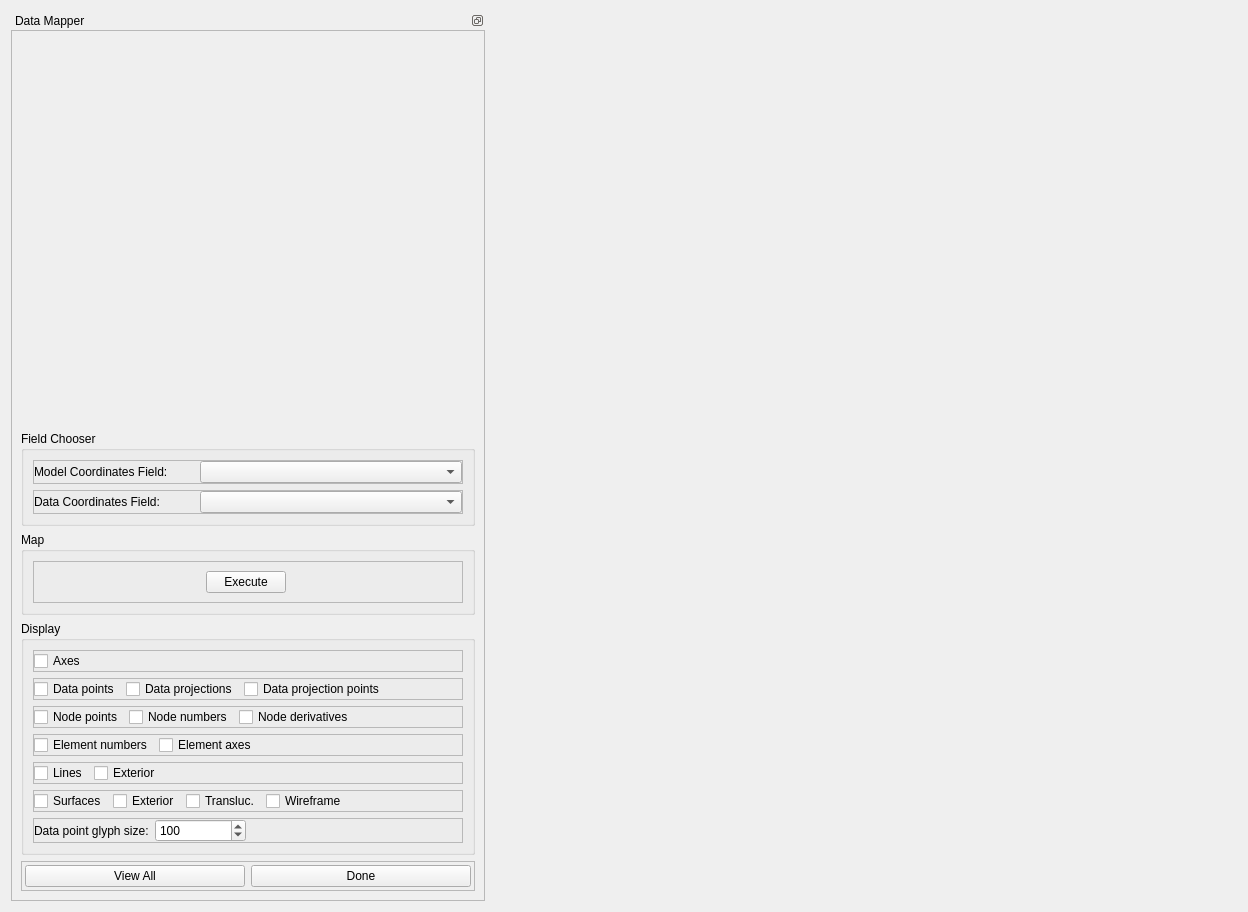
<?xml version="1.0" encoding="UTF-8"?>
<ui version="4.0">
 <class>DataMapper</class>
 <widget class="QWidget" name="DataMapper">
  <property name="geometry">
   <rect>
    <x>0</x>
    <y>0</y>
    <width>1248</width>
    <height>912</height>
   </rect>
  </property>
  <property name="sizePolicy">
   <sizepolicy hsizetype="Fixed" vsizetype="Preferred">
    <horstretch>0</horstretch>
    <verstretch>0</verstretch>
   </sizepolicy>
  </property>
  <property name="windowTitle">
   <string>Form</string>
  </property>
  <layout class="QHBoxLayout" name="horizontalLayout">
   <item>
    <widget class="QDockWidget" name="dockWidget">
     <property name="sizePolicy">
      <sizepolicy hsizetype="Preferred" vsizetype="Expanding">
       <horstretch>0</horstretch>
       <verstretch>0</verstretch>
      </sizepolicy>
     </property>
     <property name="minimumSize">
      <size>
       <width>474</width>
       <height>135</height>
      </size>
     </property>
     <property name="features">
      <set>QDockWidget::DockWidgetFloatable|QDockWidget::DockWidgetMovable</set>
     </property>
     <property name="allowedAreas">
      <set>Qt::AllDockWidgetAreas</set>
     </property>
     <property name="windowTitle">
      <string>Data Mapper</string>
     </property>
     <widget class="QWidget" name="dockWidgetContents">
      <property name="sizePolicy">
       <sizepolicy hsizetype="Preferred" vsizetype="Expanding">
        <horstretch>0</horstretch>
        <verstretch>0</verstretch>
       </sizepolicy>
      </property>
      <layout class="QVBoxLayout" name="verticalLayout_2">
       <property name="leftMargin">
        <number>0</number>
       </property>
       <property name="topMargin">
        <number>0</number>
       </property>
       <property name="rightMargin">
        <number>0</number>
       </property>
       <property name="bottomMargin">
        <number>0</number>
       </property>
       <item>
        <widget class="QScrollArea" name="scrollArea">
         <property name="sizePolicy">
          <sizepolicy hsizetype="Minimum" vsizetype="Expanding">
           <horstretch>0</horstretch>
           <verstretch>0</verstretch>
          </sizepolicy>
         </property>
         <property name="horizontalScrollBarPolicy">
          <enum>Qt::ScrollBarAlwaysOff</enum>
         </property>
         <property name="widgetResizable">
          <bool>true</bool>
         </property>
         <widget class="QWidget" name="scrollAreaWidgetContents">
          <property name="geometry">
           <rect>
            <x>0</x>
            <y>0</y>
            <width>472</width>
            <height>862</height>
           </rect>
          </property>
          <layout class="QVBoxLayout" name="verticalLayout">
           <item>
            <spacer name="verticalSpacer_2">
             <property name="orientation">
              <enum>Qt::Vertical</enum>
             </property>
             <property name="sizeHint" stdset="0">
              <size>
               <width>20</width>
               <height>40</height>
              </size>
             </property>
            </spacer>
           </item>
           <item>
            <widget class="QGroupBox" name="groupBox_4">
             <property name="title">
              <string>Field Chooser</string>
             </property>
             <layout class="QVBoxLayout" name="verticalLayout_4">
              <item>
               <widget class="QFrame" name="model_field_frame">
                <property name="frameShape">
                 <enum>QFrame::StyledPanel</enum>
                </property>
                <property name="frameShadow">
                 <enum>QFrame::Raised</enum>
                </property>
                <layout class="QHBoxLayout" name="horizontalLayout_12">
                 <property name="leftMargin">
                  <number>0</number>
                 </property>
                 <property name="topMargin">
                  <number>0</number>
                 </property>
                 <property name="rightMargin">
                  <number>0</number>
                 </property>
                 <property name="bottomMargin">
                  <number>0</number>
                 </property>
                 <item>
                  <widget class="QLabel" name="model_field_label">
                   <property name="maximumSize">
                    <size>
                     <width>160</width>
                     <height>16777215</height>
                    </size>
                   </property>
                   <property name="text">
                    <string>Model Coordinates Field:</string>
                   </property>
                  </widget>
                 </item>
                 <item>
                  <widget class="QComboBox" name="model_field_comboBox"/>
                 </item>
                </layout>
               </widget>
              </item>
              <item>
               <widget class="QFrame" name="data_field_frame">
                <property name="frameShape">
                 <enum>QFrame::StyledPanel</enum>
                </property>
                <property name="frameShadow">
                 <enum>QFrame::Raised</enum>
                </property>
                <layout class="QHBoxLayout" name="horizontalLayout_13">
                 <property name="leftMargin">
                  <number>0</number>
                 </property>
                 <property name="topMargin">
                  <number>0</number>
                 </property>
                 <property name="rightMargin">
                  <number>0</number>
                 </property>
                 <property name="bottomMargin">
                  <number>0</number>
                 </property>
                 <item>
                  <widget class="QLabel" name="data_field_label">
                   <property name="maximumSize">
                    <size>
                     <width>160</width>
                     <height>16777215</height>
                    </size>
                   </property>
                   <property name="text">
                    <string>Data Coordinates Field:</string>
                   </property>
                  </widget>
                 </item>
                 <item>
                  <widget class="QComboBox" name="data_field_comboBox"/>
                 </item>
                </layout>
               </widget>
              </item>
             </layout>
            </widget>
           </item>
           <item>
            <widget class="QGroupBox" name="groupBox_2">
             <property name="title">
              <string>Map</string>
             </property>
             <layout class="QHBoxLayout" name="horizontalLayout_7">
              <item>
               <widget class="QFrame" name="frame_2">
                <property name="frameShape">
                 <enum>QFrame::StyledPanel</enum>
                </property>
                <property name="frameShadow">
                 <enum>QFrame::Raised</enum>
                </property>
                <layout class="QHBoxLayout" name="horizontalLayout_2">
                 <item>
                  <spacer name="horizontalSpacer">
                   <property name="orientation">
                    <enum>Qt::Horizontal</enum>
                   </property>
                   <property name="sizeHint" stdset="0">
                    <size>
                     <width>40</width>
                     <height>20</height>
                    </size>
                   </property>
                  </spacer>
                 </item>
                 <item>
                  <widget class="QPushButton" name="mapButton">
                   <property name="text">
                    <string>Execute</string>
                   </property>
                  </widget>
                 </item>
                 <item>
                  <spacer name="horizontalSpacer_2">
                   <property name="orientation">
                    <enum>Qt::Horizontal</enum>
                   </property>
                   <property name="sizeHint" stdset="0">
                    <size>
                     <width>167</width>
                     <height>20</height>
                    </size>
                   </property>
                  </spacer>
                 </item>
                </layout>
               </widget>
              </item>
             </layout>
            </widget>
           </item>
           <item>
            <widget class="QGroupBox" name="groupBox">
             <property name="title">
              <string>Display</string>
             </property>
             <layout class="QVBoxLayout" name="verticalLayout_3">
              <item>
               <widget class="QFrame" name="displayMisc_frame">
                <property name="frameShape">
                 <enum>QFrame::StyledPanel</enum>
                </property>
                <property name="frameShadow">
                 <enum>QFrame::Raised</enum>
                </property>
                <layout class="QHBoxLayout" name="horizontalLayout_8">
                 <property name="leftMargin">
                  <number>0</number>
                 </property>
                 <property name="topMargin">
                  <number>0</number>
                 </property>
                 <property name="rightMargin">
                  <number>0</number>
                 </property>
                 <property name="bottomMargin">
                  <number>0</number>
                 </property>
                 <item>
                  <widget class="QCheckBox" name="displayAxes_checkBox">
                   <property name="text">
                    <string>Axes</string>
                   </property>
                  </widget>
                 </item>
                 <item>
                  <spacer name="displaytMisc_horizontalSpacer">
                   <property name="orientation">
                    <enum>Qt::Horizontal</enum>
                   </property>
                   <property name="sizeHint" stdset="0">
                    <size>
                     <width>40</width>
                     <height>20</height>
                    </size>
                   </property>
                  </spacer>
                 </item>
                </layout>
               </widget>
              </item>
              <item>
               <widget class="QFrame" name="displayData_frame">
                <property name="frameShape">
                 <enum>QFrame::StyledPanel</enum>
                </property>
                <property name="frameShadow">
                 <enum>QFrame::Raised</enum>
                </property>
                <layout class="QHBoxLayout" name="horizontalLayout_10">
                 <property name="leftMargin">
                  <number>0</number>
                 </property>
                 <property name="topMargin">
                  <number>0</number>
                 </property>
                 <property name="rightMargin">
                  <number>0</number>
                 </property>
                 <property name="bottomMargin">
                  <number>0</number>
                 </property>
                 <item>
                  <widget class="QCheckBox" name="displayDataPoints_checkBox_2">
                   <property name="text">
                    <string>Data points</string>
                   </property>
                  </widget>
                 </item>
                 <item>
                  <widget class="QCheckBox" name="displayDataProjections_checkBox_2">
                   <property name="text">
                    <string>Data projections</string>
                   </property>
                  </widget>
                 </item>
                 <item>
                  <widget class="QCheckBox" name="displayDataProjectionPoints_checkBox_2">
                   <property name="text">
                    <string>Data projection points</string>
                   </property>
                  </widget>
                 </item>
                 <item>
                  <spacer name="displayData_horizontalSpacer_2">
                   <property name="orientation">
                    <enum>Qt::Horizontal</enum>
                   </property>
                   <property name="sizeHint" stdset="0">
                    <size>
                     <width>40</width>
                     <height>20</height>
                    </size>
                   </property>
                  </spacer>
                 </item>
                </layout>
               </widget>
              </item>
              <item>
               <widget class="QFrame" name="displayNodes_frame">
                <property name="frameShape">
                 <enum>QFrame::StyledPanel</enum>
                </property>
                <property name="frameShadow">
                 <enum>QFrame::Raised</enum>
                </property>
                <layout class="QHBoxLayout" name="horizontalLayout_6">
                 <property name="leftMargin">
                  <number>0</number>
                 </property>
                 <property name="topMargin">
                  <number>0</number>
                 </property>
                 <property name="rightMargin">
                  <number>0</number>
                 </property>
                 <property name="bottomMargin">
                  <number>0</number>
                 </property>
                 <item>
                  <widget class="QCheckBox" name="displayNodePoints_checkBox">
                   <property name="text">
                    <string>Node points</string>
                   </property>
                  </widget>
                 </item>
                 <item>
                  <widget class="QCheckBox" name="displayNodeNumbers_checkBox">
                   <property name="sizePolicy">
                    <sizepolicy hsizetype="Minimum" vsizetype="Fixed">
                     <horstretch>0</horstretch>
                     <verstretch>0</verstretch>
                    </sizepolicy>
                   </property>
                   <property name="text">
                    <string>Node numbers</string>
                   </property>
                  </widget>
                 </item>
                 <item>
                  <widget class="QCheckBox" name="displayNodeDerivatives_checkBox">
                   <property name="sizePolicy">
                    <sizepolicy hsizetype="Minimum" vsizetype="Fixed">
                     <horstretch>0</horstretch>
                     <verstretch>0</verstretch>
                    </sizepolicy>
                   </property>
                   <property name="text">
                    <string>Node derivatives</string>
                   </property>
                  </widget>
                 </item>
                 <item>
                  <spacer name="displayNodes_horizontalSpacer">
                   <property name="orientation">
                    <enum>Qt::Horizontal</enum>
                   </property>
                   <property name="sizeHint" stdset="0">
                    <size>
                     <width>40</width>
                     <height>20</height>
                    </size>
                   </property>
                  </spacer>
                 </item>
                </layout>
               </widget>
              </item>
              <item>
               <widget class="QFrame" name="displayElements_frame">
                <property name="frameShape">
                 <enum>QFrame::StyledPanel</enum>
                </property>
                <property name="frameShadow">
                 <enum>QFrame::Raised</enum>
                </property>
                <layout class="QHBoxLayout" name="horizontalLayout_4">
                 <property name="leftMargin">
                  <number>0</number>
                 </property>
                 <property name="topMargin">
                  <number>0</number>
                 </property>
                 <property name="rightMargin">
                  <number>0</number>
                 </property>
                 <property name="bottomMargin">
                  <number>0</number>
                 </property>
                 <item>
                  <widget class="QCheckBox" name="displayElementNumbers_checkBox">
                   <property name="text">
                    <string>Element numbers</string>
                   </property>
                  </widget>
                 </item>
                 <item>
                  <widget class="QCheckBox" name="displayElementAxes_checkBox">
                   <property name="sizePolicy">
                    <sizepolicy hsizetype="Minimum" vsizetype="Fixed">
                     <horstretch>0</horstretch>
                     <verstretch>0</verstretch>
                    </sizepolicy>
                   </property>
                   <property name="text">
                    <string>Element axes</string>
                   </property>
                  </widget>
                 </item>
                 <item>
                  <spacer name="displayElements_horizontalSpacer">
                   <property name="orientation">
                    <enum>Qt::Horizontal</enum>
                   </property>
                   <property name="sizeHint" stdset="0">
                    <size>
                     <width>40</width>
                     <height>20</height>
                    </size>
                   </property>
                  </spacer>
                 </item>
                </layout>
               </widget>
              </item>
              <item>
               <widget class="QFrame" name="displayLines_frame">
                <property name="frameShape">
                 <enum>QFrame::StyledPanel</enum>
                </property>
                <property name="frameShadow">
                 <enum>QFrame::Raised</enum>
                </property>
                <layout class="QHBoxLayout" name="horizontalLayout_5">
                 <property name="leftMargin">
                  <number>0</number>
                 </property>
                 <property name="topMargin">
                  <number>0</number>
                 </property>
                 <property name="rightMargin">
                  <number>0</number>
                 </property>
                 <property name="bottomMargin">
                  <number>0</number>
                 </property>
                 <item>
                  <widget class="QCheckBox" name="displayLines_checkBox">
                   <property name="text">
                    <string>Lines</string>
                   </property>
                  </widget>
                 </item>
                 <item>
                  <widget class="QCheckBox" name="displayLinesExterior_checkBox">
                   <property name="sizePolicy">
                    <sizepolicy hsizetype="Minimum" vsizetype="Fixed">
                     <horstretch>0</horstretch>
                     <verstretch>0</verstretch>
                    </sizepolicy>
                   </property>
                   <property name="text">
                    <string>Exterior</string>
                   </property>
                  </widget>
                 </item>
                 <item>
                  <spacer name="displayLines_horizontalSpacer">
                   <property name="orientation">
                    <enum>Qt::Horizontal</enum>
                   </property>
                   <property name="sizeHint" stdset="0">
                    <size>
                     <width>40</width>
                     <height>20</height>
                    </size>
                   </property>
                  </spacer>
                 </item>
                </layout>
               </widget>
              </item>
              <item>
               <widget class="QFrame" name="displaySurfaces_frame">
                <property name="frameShape">
                 <enum>QFrame::StyledPanel</enum>
                </property>
                <property name="frameShadow">
                 <enum>QFrame::Raised</enum>
                </property>
                <layout class="QHBoxLayout" name="horizontalLayout_3">
                 <property name="leftMargin">
                  <number>0</number>
                 </property>
                 <property name="topMargin">
                  <number>0</number>
                 </property>
                 <property name="rightMargin">
                  <number>0</number>
                 </property>
                 <property name="bottomMargin">
                  <number>0</number>
                 </property>
                 <item>
                  <widget class="QCheckBox" name="displaySurfaces_checkBox">
                   <property name="text">
                    <string>Surfaces</string>
                   </property>
                  </widget>
                 </item>
                 <item>
                  <widget class="QCheckBox" name="displaySurfacesExterior_checkBox">
                   <property name="sizePolicy">
                    <sizepolicy hsizetype="Minimum" vsizetype="Fixed">
                     <horstretch>0</horstretch>
                     <verstretch>0</verstretch>
                    </sizepolicy>
                   </property>
                   <property name="text">
                    <string>Exterior</string>
                   </property>
                  </widget>
                 </item>
                 <item>
                  <widget class="QCheckBox" name="displaySurfacesTranslucent_checkBox">
                   <property name="sizePolicy">
                    <sizepolicy hsizetype="Minimum" vsizetype="Fixed">
                     <horstretch>0</horstretch>
                     <verstretch>0</verstretch>
                    </sizepolicy>
                   </property>
                   <property name="text">
                    <string>Transluc.</string>
                   </property>
                  </widget>
                 </item>
                 <item>
                  <widget class="QCheckBox" name="displaySurfacesWireframe_checkBox">
                   <property name="sizePolicy">
                    <sizepolicy hsizetype="Minimum" vsizetype="Fixed">
                     <horstretch>0</horstretch>
                     <verstretch>0</verstretch>
                    </sizepolicy>
                   </property>
                   <property name="text">
                    <string>Wireframe</string>
                   </property>
                  </widget>
                 </item>
                 <item>
                  <spacer name="displaySurfaces_horizontalSpacer">
                   <property name="orientation">
                    <enum>Qt::Horizontal</enum>
                   </property>
                   <property name="sizeHint" stdset="0">
                    <size>
                     <width>40</width>
                     <height>20</height>
                    </size>
                   </property>
                  </spacer>
                 </item>
                </layout>
               </widget>
              </item>
              <item>
               <widget class="QFrame" name="displaySurfaces_frame_2">
                <property name="frameShape">
                 <enum>QFrame::StyledPanel</enum>
                </property>
                <property name="frameShadow">
                 <enum>QFrame::Raised</enum>
                </property>
                <layout class="QHBoxLayout" name="horizontalLayout_9">
                 <property name="leftMargin">
                  <number>0</number>
                 </property>
                 <property name="topMargin">
                  <number>0</number>
                 </property>
                 <property name="rightMargin">
                  <number>0</number>
                 </property>
                 <property name="bottomMargin">
                  <number>0</number>
                 </property>
                 <item>
                  <widget class="QLabel" name="label">
                   <property name="text">
                    <string>Data point glyph size:</string>
                   </property>
                  </widget>
                 </item>
                 <item>
                  <widget class="QSpinBox" name="glyph_size_spinBox">
                   <property name="minimum">
                    <number>10</number>
                   </property>
                   <property name="maximum">
                    <number>1000</number>
                   </property>
                   <property name="singleStep">
                    <number>10</number>
                   </property>
                   <property name="value">
                    <number>100</number>
                   </property>
                  </widget>
                 </item>
                 <item>
                  <spacer name="horizontalSpacer_3">
                   <property name="orientation">
                    <enum>Qt::Horizontal</enum>
                   </property>
                   <property name="sizeType">
                    <enum>QSizePolicy::Fixed</enum>
                   </property>
                   <property name="sizeHint" stdset="0">
                    <size>
                     <width>216</width>
                     <height>20</height>
                    </size>
                   </property>
                  </spacer>
                 </item>
                </layout>
               </widget>
              </item>
             </layout>
             <zorder>displayData_frame</zorder>
             <zorder>displayNodes_frame</zorder>
             <zorder>displaySurfaces_frame</zorder>
             <zorder>displayLines_frame</zorder>
             <zorder>displayElements_frame</zorder>
             <zorder>displayMisc_frame</zorder>
             <zorder>displaySurfaces_frame_2</zorder>
            </widget>
           </item>
           <item>
            <widget class="QFrame" name="frame">
             <property name="frameShape">
              <enum>QFrame::StyledPanel</enum>
             </property>
             <property name="frameShadow">
              <enum>QFrame::Raised</enum>
             </property>
             <layout class="QGridLayout" name="gridLayout">
              <property name="leftMargin">
               <number>3</number>
              </property>
              <property name="topMargin">
               <number>3</number>
              </property>
              <property name="rightMargin">
               <number>3</number>
              </property>
              <property name="bottomMargin">
               <number>3</number>
              </property>
              <item row="0" column="0">
               <widget class="QPushButton" name="viewAllButton">
                <property name="toolTip">
                 <string>Adjust the view to see the whole model</string>
                </property>
                <property name="text">
                 <string>View All</string>
                </property>
               </widget>
              </item>
              <item row="0" column="1">
               <widget class="QPushButton" name="doneButton">
                <property name="sizePolicy">
                 <sizepolicy hsizetype="Minimum" vsizetype="Fixed">
                  <horstretch>0</horstretch>
                  <verstretch>0</verstretch>
                 </sizepolicy>
                </property>
                <property name="toolTip">
                 <string>Finish this step</string>
                </property>
                <property name="text">
                 <string>Done</string>
                </property>
               </widget>
              </item>
             </layout>
            </widget>
           </item>
          </layout>
         </widget>
        </widget>
       </item>
      </layout>
     </widget>
    </widget>
   </item>
   <item>
    <widget class="NodeEditorSceneviewerWidget" name="sceneviewerWidget" native="true">
     <property name="enabled">
      <bool>true</bool>
     </property>
     <property name="sizePolicy">
      <sizepolicy hsizetype="Preferred" vsizetype="Preferred">
       <horstretch>1</horstretch>
       <verstretch>0</verstretch>
      </sizepolicy>
     </property>
     <property name="minimumSize">
      <size>
       <width>0</width>
       <height>0</height>
      </size>
     </property>
    </widget>
   </item>
  </layout>
 </widget>
 <customwidgets>
  <customwidget>
   <class>NodeEditorSceneviewerWidget</class>
   <extends>QWidget</extends>
   <header location="global">mapclientplugins/datamapstep/view/nodeeditorsceneviewerwidget</header>
   <container>1</container>
  </customwidget>
 </customwidgets>
 <resources/>
 <connections/>
</ui>
